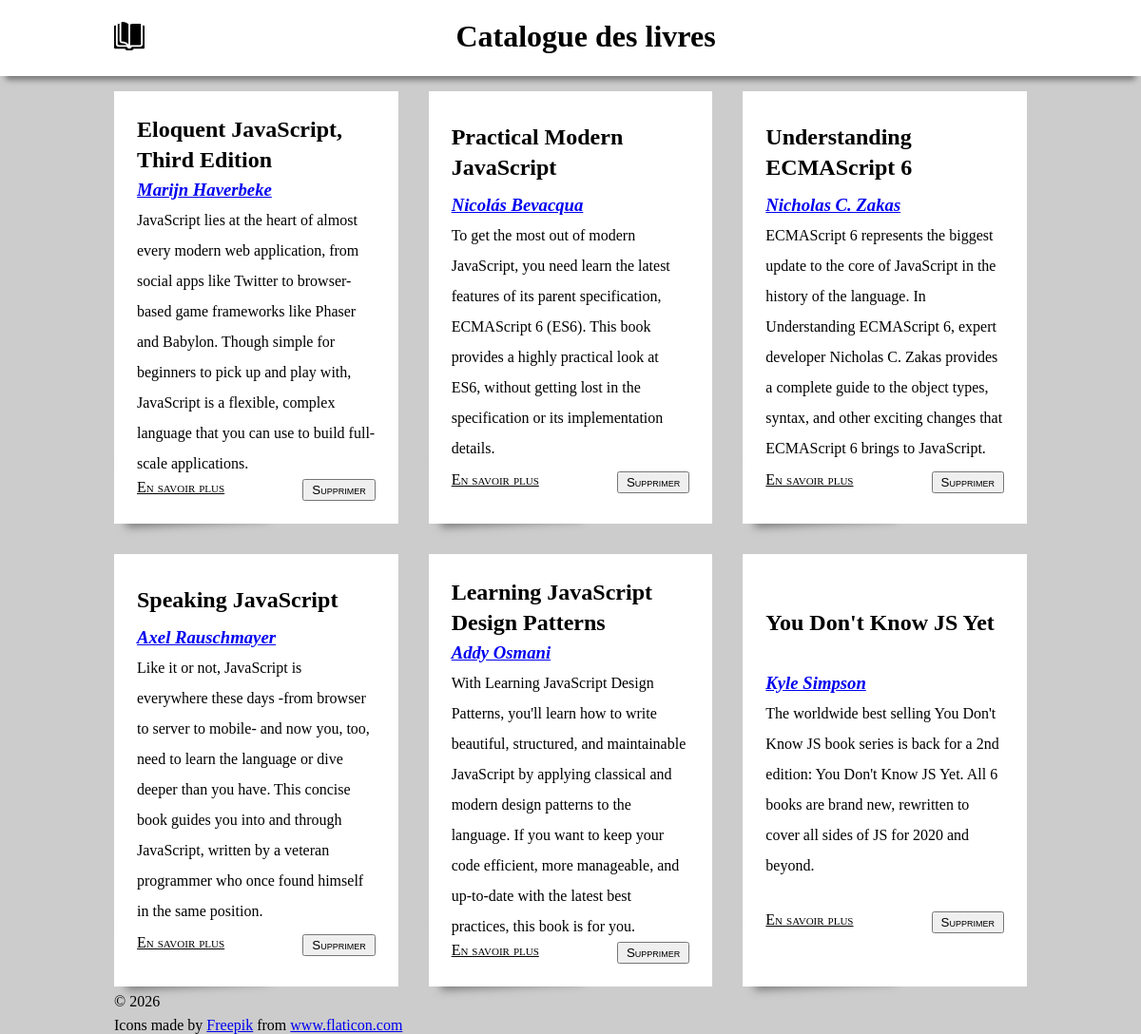
Before: / with the older database file.
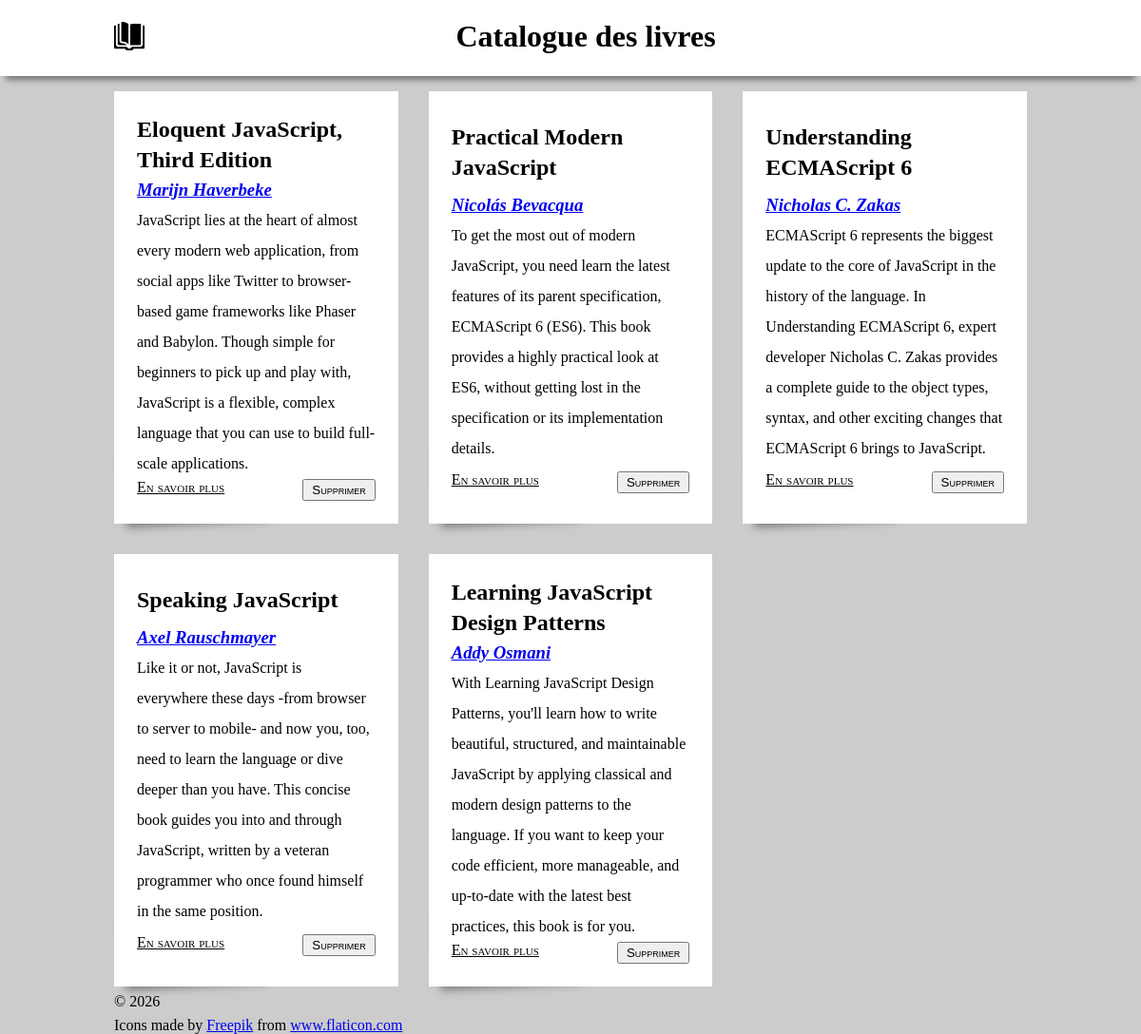
After: the same page with the newer database file.
### tables this page shows
CREATE TABLE `books` (
  `id` INTEGER PRIMARY KEY AUTOINCREMENT,
  `title` varchar(255) NOT NULL,
  `subtitle` varchar(255) DEFAULT NULL,
  `author_id` integer NOT NULL,
  `published` date NOT NULL,
  `publisher` varchar(255) DEFAULT NULL,
  `pages` integer NOT NULL,
  `description` text DEFAULT NULL,
  `website` varchar(255) DEFAULT NULL,
  CONSTRAINT `FK_books_author_id` FOREIGN KEY (`author_id`) REFERENCES `authors` (`id`)
);

CREATE TABLE `authors` (
  `id` INTEGER PRIMARY KEY AUTOINCREMENT,
  `name` varchar(255) NOT NULL,
  `biography` text DEFAULT NULL
);

### index.php (the view, shortened to what this page needs)
<?php
$pdo = db();
$stmt = $pdo->query('SELECT * FROM `books` INNER JOIN `authors` ON `books`.`author_id` = `authors`.`id`');
$books = $stmt->fetchAll();
$heading = 'Catalogue des livres';
?>
    <?php include_once './partials/header.php' ?>
    <main>
        <?php foreach ($books as $book): ?>
            <div class="book-card">
                <h2 class="book-card__heading">
                    <?= $book['title'] ?>
                </h2>
                <div class="book-card__body">
                    <h3 class="book-card__subheading"><a href="/pages/author.php?id=<?= $book['author_id'] ?>">
                            <i>
                                <?= $book['name'] ?>
                            </i>
                        </a>
                    </h3>
                    <p class="book-card__description">
                        <?= $book['description'] ?>
                    </p>
                </div>
                <div class="book-card__footer">
                    <a href="pages/book.php?id=<?= $book['id'] ?>">En savoir plus</a>
                    <form id="form-<?= $book['id'] ?>" action="/fonction/delete-book.php" method="post">
                        <button>Supprimer</button>
                    </form>
                </div>
            </div>
        <?php endforeach; ?>
    </main>
<?php
include_once './partials/footer.php';
?>

### partials/header.php (shortened to what this page needs)
<!DOCTYPE html>
<html lang="fr">
<head>
    <link rel="stylesheet" href="../assets/css/style.css">
</head>
<body>
    <header class="header">
        <div class="header__container">
            <a href="/index.php"><img src="../assets/img/open-book.svg" alt="logo livre"></a>
            <h1>
                <?= $heading ?>
            </h1>
        </div>
    </header>

### partials/footer.php
    <footer class="footer">
        <p>&copy; <?= date('Y') ?></p>
        <div>Icons made by <a href="https://www.freepik.com" title="Freepik">Freepik</a> from <a
                href="https://www.flaticon.com/" title="Flaticon">www.flaticon.com</a></div>
    </footer>
</body>
</html>

### assets/css/style.css (style rules this page uses)
* { margin: 0; padding: 0; -webkit-box-sizing: border-box; box-sizing: border-box; }
html, body { height: 100%; }
body { display: -webkit-box; display: -ms-flexbox; display: flex; -webkit-box-orient: vertical; -webkit-box-direction: normal; -ms-flex-direction: column; flex-direction: column; width: 80vw; margin: auto; background: #ccc; }
h1, h2, h3, p { line-height: 2rem; }
main { -webkit-box-flex: 1; -ms-flex: 1 1 100%; flex: 1 1 100%; display: -ms-grid; display: grid; gap: 2rem; padding-top: 12vh; -ms-grid-columns: 1fr 1fr 1fr; grid-template-columns: 1fr 1fr 1fr; grid-auto-rows: minmax(35vh, 1fr); }
.header { background: #fff; position: fixed; left: 0; right: 0; top: 0; height: 10vh; -webkit-box-shadow: 0 10px 6px -6px #777; box-shadow: 0 10px 6px -6px #777; z-index: 2; }
.header__container { width: 80%; height: 100%; margin: auto; display: -ms-grid; display: grid; -ms-grid-columns: 2rem 1fr; grid-template-columns: 2rem 1fr; -ms-grid-rows: auto; grid-template-rows: auto; -ms-flex-line-pack: center; align-content: center; }
.header__container h1 { text-align: center; }
.header img { width: 100%; height: auto; }
.book-card { padding: 1.5rem; position: relative; background: #fff; display: -webkit-box; display: -ms-flexbox; display: flex; -webkit-box-orient: vertical; -webkit-box-direction: normal; -ms-flex-direction: column; flex-direction: column; -webkit-box-pack: space-evenly; -ms-flex-pack: space-evenly; justify-content: space-evenly; }
.book-card::before { position: absolute; content: ""; z-index: -1; bottom: 15px; left: 10px; width: 50%; top: 80%; max-width: 300px; background: #777; -webkit-box-shadow: 0 15px 10px #777; box-shadow: 0 15px 10px #777; -webkit-transform: rotate(-3deg); transform: rotate(-3deg); }
.book-card__footer { display: -webkit-box; display: -ms-flexbox; display: flex; -webkit-box-pack: justify; -ms-flex-pack: justify; justify-content: space-between; }
.book-card__footer a, .book-card__footer button { font-variant: small-caps; color: black; }
.book-card__footer button { padding: 2px 8px; }

Changed rows visible on the page:
removed books: title "You Don't Know JS Yet", author.name "Kyle Simpson", description "The worldwide best selling You Don't Know JS book series is back for a 2nd edition: You Don't Know JS Yet. All 6 books are brand new, rewritten to cover all sides of JS for 2020 and beyond."
